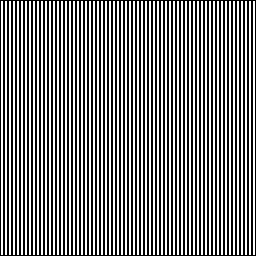
#> input picture straight_stripes.gif, 256 x 256 px
$ jupyter execute --allow-errors PhysPy-wk12-2_2015S.ipynb   (shell and % lines are left out)   (Python 2 division)
#> lines starting #> are read from the running program, lines starting #| are printed output that depends on the picture; after the words box and inside, x2 and y2 are one past the last pixel; in counts of white or black regions, pixels touching at a corner belong together; long printed decimals are rounded
# Topics

## 1. Fourier Transform of 2D Images -- Slides
###      i) FT of 2D images.
###      ii) FT Video
###      iii) Why we need PCA -- the gateway to machine learning.

## How to sort frequencies and Fourier components

[cell 1]


'''Breakout Solutions'''
import numpy as np
import matplotlib.pyplot as plt
from scipy.io.wavfile import read, write
import os


def get_tone(f, duration, sample_rate = 44100, amp = 2**14, play_sound = False):


    time_pts = np.linspace(0, duration, duration*sample_rate)
#     tone = np.int16(amp*np.sin(np.pi*2*f*time_pts))
    tone = amp*np.sin(np.pi*2*f*time_pts)
    if play_sound:
        playsound(tone)

    return tone


def plot_fourier(sample_rate, signal, freq_lim = 1000., plotting = False):
    '''
    Given sample_rate and signal, plots the real and imaginary parts of DFT.
    '''

    # note: This conversion to float64 is crucial -- or else the numerical error will be greater.
    #ft = np.fft.fft(np.float64(signal))
    ft = np.fft.fft(np.float64(signal))

    freq = np.fft.fftfreq(signal.shape[-1], d = 1./sample_rate)
    if plotting:
        plt.figure()
        plt.title('Real')
        plt.plot(freq, ft.real, 'b-')
        plt.xlim([420, 460])

    #    plt.xlim([-freq_lim, freq_lim])
        plt.figure()
        plt.title('Imaginary')
        plt.plot(freq, ft.imag, 'g-')
        plt.xlim([420, 460])

    #    plt.xlim([-freq_lim, freq_lim])
        plt.show()

    return ft, freq


# [50 lines left out: functions signal_rec, plotsound, playsound, not called in this run]


f = 440.
sample_rate = 44100
duration = 2.
time_pts = np.linspace(0, duration, duration*sample_rate)


tone = get_tone(f, duration)

tone = np.int16(tone)
ft, freq = plot_fourier(sample_rate, tone)

#playsound(tone, vol = 0.5)

# BEFORE SORTING
plt.figure()
plt.title('frequency before sorting')
plt.plot(freq)

plt.figure()
plt.title('ft.real before sorting')
plt.plot(ft.real)


plt.figure()
plt.title('ft.real vs. freq before sorting')
plt.plot(freq, ft.real)
plt.xlim([420, 460])

# # How to sort frequencies and Fourier components together.
idx = np.argsort(freq)
freq = freq[idx]
ft = ft[idx]

# # AFTER SORTING

plt.figure()
plt.title('frequency after sorting')
plt.plot(freq)

plt.figure()
plt.title('ft.real after sorting')
plt.plot(ft.real)


plt.figure()
plt.title('ft.real vs. freq after sorting')
plt.plot(freq, ft.real)
plt.xlim([420, 460])
#> figure, not shown here; curve peaks at x = 44099, y = 22049.5
#> figure, not shown here; curve peaks at x = 87320, y = 22639186.8
#> figure, not shown here; curve peaks at x = 88199, y = 22049.5
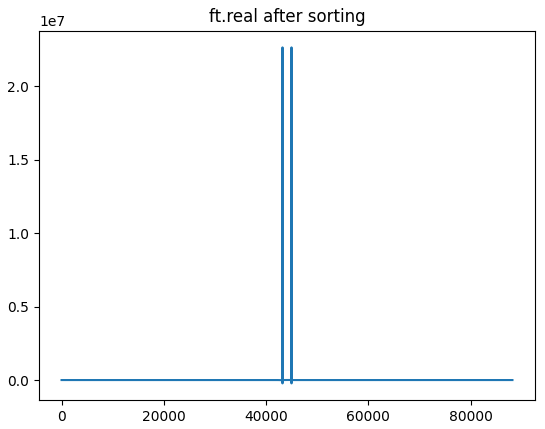
#> figure drawn by matplotlib, 1 panel; curve peaks at x = 43220, y = 22639186.8
#> figure, not shown here; curve peaks at x = -440, y = 22639186.8

## 2D Fourier Transform: numpy.fft.fft2()
### - In general: numpy.fft.fftn(), and you can specify the dimensionality.
### - For higher dimension FT, the advantage of FFT is more obvious
### - Therefore, take full advantage of it: Whenever possible use image dimensions that are powers of 2.  The FFT algorithm depends on the divisibility by 2.

[cell 2]

import matplotlib.pyplot as plt
import matplotlib.image as mpimg
im = mpimg.imread('straight_stripes.gif')
#> im is the input picture: shape (256, 256, 4); mean R, G, B, A 127, 127, 127, 255
im = im[:,:,0]
#> im: shape (256, 256)
print type(im), im.shape, im.dtype
#| <class 'numpy.ndarray'> (256, 256) uint8


plt.figure(figsize = (10, 10))
plt.imshow(im, cmap = plt.cm.Greys_r )
plt.show()

## From the documentation of numpy.fft.fft2

### "Compute the 2-dimensional inverse discrete Fourier Transform.  This function computes the inverse of the 2-dimensional discrete Fourier Transform over any number of axes in an M-dimensional array by means of the Fast Fourier Transform (FFT). In other words, ifft2(fft2(a)) == a to within numerical accuracy. By default, the inverse transform is computed over the last two axes of the input array."

http://jiffyclub.github.io/numpy/reference/generated/numpy.fft.ifft2.html

I'm fairly sure that if one applies fft to a 2D image, it perform a 1D fft on the last axis.  That is if the image is 256x256, it performs 256 1D FT's.  That's why the result is two vertical lines.  This equivalent of saying the result of the 2-slid interference experiment is
the familier interference stripes.  That is, the 2-slit experiement does 1D FT for each row.

[cell 3]
import numpy as np
ft2d = np.fft.fft2(im)

print type(ft2d), ft2d.shape, ft2d.dtype
#| <class 'numpy.ndarray'> (256, 256) complex128

ft2d_sq = np.abs(ft2d)**2
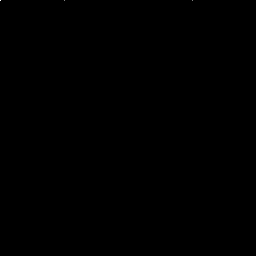
#> ft2d_sq: shape (256, 256) float64; min 0, max 6.93e+13, mean 2.11e+09; drawn with min black and max white
print type(ft2d_sq), ft2d_sq.shape, ft2d_sq.dtype
#| <class 'numpy.ndarray'> (256, 256) float64

plt.figure()
plt.title("Before sorting")
plt.imshow(np.abs(ft2d),  cmap = plt.cm.gray)

print np.array([ft2d_sq[0, 0], ft2d_sq[0, -1], ft2d_sq[-1, 0], ft2d_sq[-1, -1]]).max()
#| 69265071534096.0
print ft2d_sq[0, 0], ft2d_sq[0, -1], ft2d_sq[-1, 0], ft2d_sq[-1, -1]
#| 69265071534096.0 258025.138 4293796321.025 15.995

print ft2d[0, 0]
#| (8322564+0j)
print im.sum()
#| 8322564


# Create k ("frequency") values
kx = np.fft.fftfreq(ft2d.shape[1])
ky = np.fft.fftfreq(ft2d.shape[0])

# Sort kx, ky and Fourier components
xidx = np.argsort(kx)
yidx = np.argsort(ky)

# Note how the sorting is done for 2D Fourier map
ft2d = ft2d[:, xidx]
ft2d = ft2d[yidx, :]

kx = kx[xidx]
#> kx = 256 values from -0.5 to 0.496
ky = kx[yidx]

# print kx
# print ky

plt.figure()
plt.title("After sorting")
#plt.imshow(np.abs(ft2d), cmap = plt.cm.gray)
# To see better, use sqrt scale
plt.imshow(np.sqrt(np.abs(ft2d)), cmap = plt.cm.gray)

plt.colorbar()
plt.show()
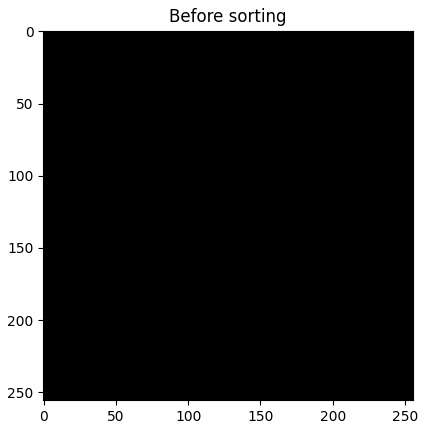
#> figure drawn by matplotlib, 1 panel
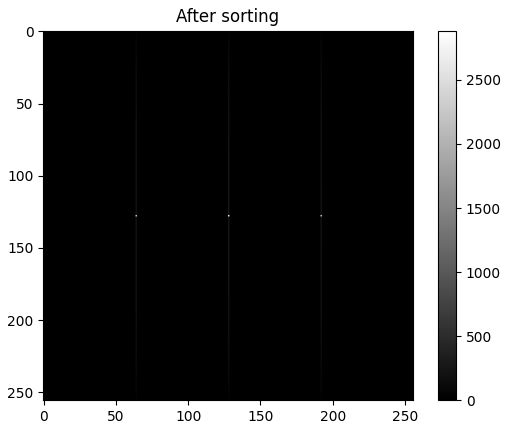
#> figure drawn by matplotlib, 2 panels

plt.show()

## Breakout 1: write function FT2D(im) and it should returns (properly sorted) ft2d, kx, ky

[cell 4]
'''
The main reason for additional (minor) components: a diagonal can only be approximated by the square pixels
of the image, hence, additional frequencies are needed to compose the image.

'''

def FT2D(im):

    ft2d = np.fft.fft2(im)
    # Create k ("frequency") values
    kx = np.fft.fftfreq(ft2d.shape[1])
    ky = np.fft.fftfreq(ft2d.shape[0])

    # Sort kx, ky and Fourier components
    xidx = np.argsort(kx) #argsort returns sorted indices
    yidx = np.argsort(ky)

    # Note how the sorting is done for 2D Fourier map
    ft2d = ft2d[:, xidx]
    ft2d = ft2d[yidx, :]

    kx = kx[xidx]
    ky = kx[yidx]

    return ft2d, kx, ky

# [25 lines of commented-out code are left out]

## Simple application: Remember we said for character recognition, it's not ideal to have the rotated version -- often for a text, we can figure out whether it's rotated or not.

[cell 5]
'''
The main reason for additional (minor) components: a diagonal can only be approximated by the square pixels
of the image, hence, additional frequencies are needed to compose the image.

'''


import matplotlib.pyplot as plt
import matplotlib.image as mpimg
im = mpimg.imread('sonnet.gif')
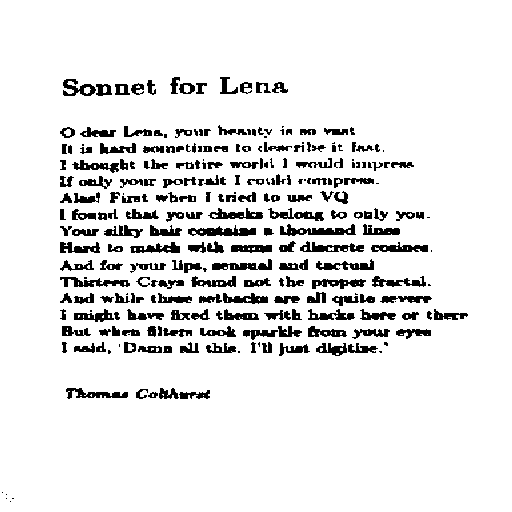
#> input picture sonnet.gif, 512 x 512 px
#> im is the input picture: shape (512, 512, 4); mean R, G, B, A 231.5, 231.5, 231.5, 255
im = im[:,:,0]
#> im: shape (512, 512); 90.8% white; 263 black regions (46 under 20 px), largest, box (x1, y1, x2, y2) and area: (280, 224, 356, 236) 471, (188, 225, 256, 236) 446, (300, 241, 364, 252) 364
print type(im), im.shape, im.dtype
#| <class 'numpy.ndarray'> (512, 512) uint8


plt.figure(figsize = (8, 5))
plt.imshow(im, cmap = plt.cm.Greys_r )

ft2d, kx, ky = FT2D(im)
#> kx = 512 values from -0.5 to 0.498; ky = 512 values, max 0.498 at index 255, min -0.5 at index 256, mean -0.000977
plt.figure()
#To see better, use sqrt scale
plt.imshow(np.log(np.abs(ft2d)), cmap = plt.cm.gray)
plt.colorbar()

plt.figure()
plt.plot(kx)

plt.show()
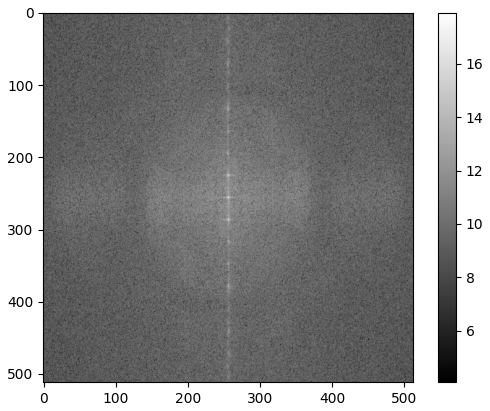
#> figure drawn by matplotlib, 2 panels
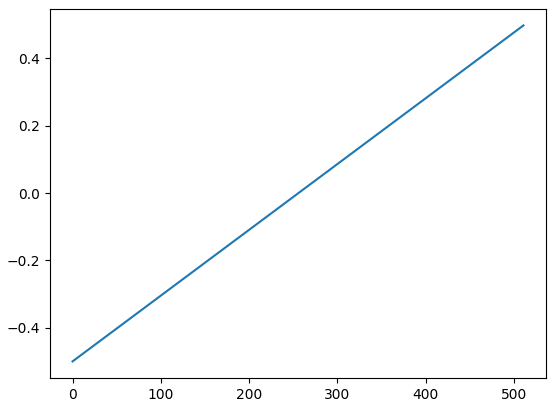
#> figure drawn by matplotlib, 1 panel; curve peaks at x = 511, y = 0.498

[cell 6]
'''
The main reason for additional (minor) components: a diagonal can only be approximated by the square pixels
of the image, hence, additional frequencies are needed to compose the image.

'''


import matplotlib.pyplot as plt
import matplotlib.image as mpimg
im_slant = mpimg.imread('slant_sonnet.gif')
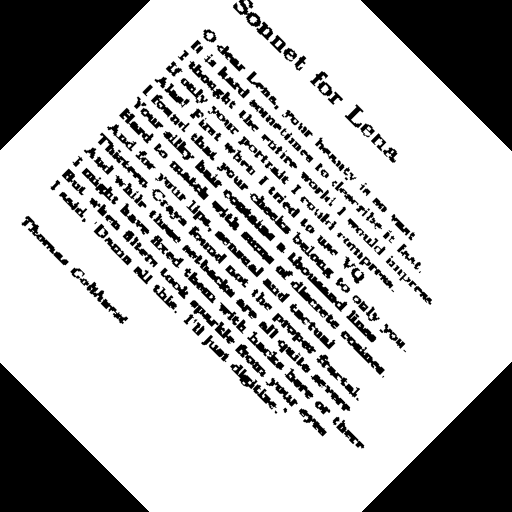
#> input picture slant_sonnet.gif, 512 x 512 px
#> im_slant is the input picture: shape (512, 512); min 0, max 255, mean 187.4
#im = im[:,:,0]
print type(im_slant), im_slant.shape, im_slant.dtype
#| <class 'numpy.ndarray'> (512, 512) uint8


plt.figure(figsize = (8, 5))
plt.imshow(im, cmap = plt.cm.Greys_r )

ft2d_slant, kx, ky = FT2D(im_slant)
plt.figure()
#To see better, use sqrt scale
plt.imshow(np.log(np.abs(ft2d_slant)), cmap = plt.cm.gray)
plt.colorbar()

plt.show()
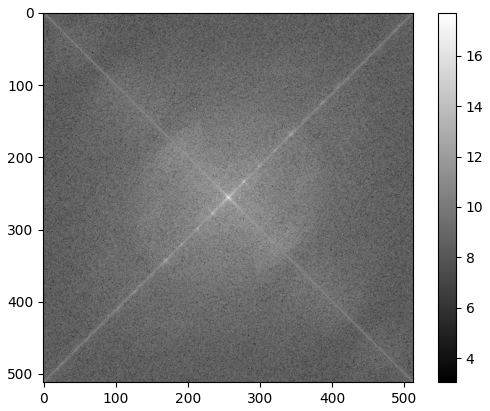
#> figure drawn by matplotlib, 2 panels

## Breakout 2:

### - Generate a image that has a circular shape in the middle that has values 1, and everywhere else the value should be zero.
### - Image size: 256x256
### - circle size: r = 8

[cell 7]
import matplotlib.pyplot as plt
import numpy as np
array_pie = np.zeros((256, 256))

x = array_pie[0]
y = array_pie[1]

x_ind = np.linspace(0,255,256)
y_ind = np.linspace(0,255,256)

center = (len(x)/2., len(y)/2.)

#could have been done with X,Y = np.meshgrid(x,y) instead of two for loops

#> (the rest of this cell did not finish here and is left out)

[cell 8]
x = np.linspace(0,255, 256)
print x, len(x)

#> (a cell that did not finish here is left out)

[cell 10]
ft2d, kx, ky = FT2D(array_pie)
plt.figure()

plt.imshow(np.sqrt(np.abs(ft2d)), cmap = plt.cm.gray)
plt.colorbar()

plt.show()
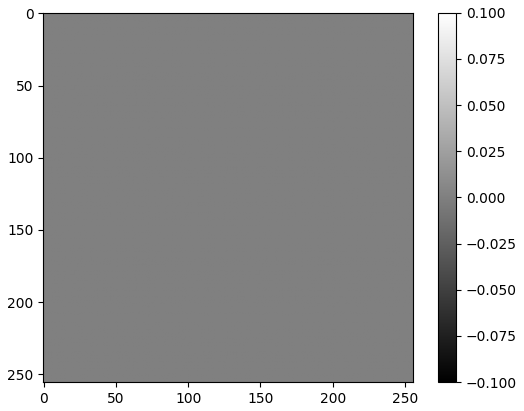
#> figure drawn by matplotlib, 2 panels
